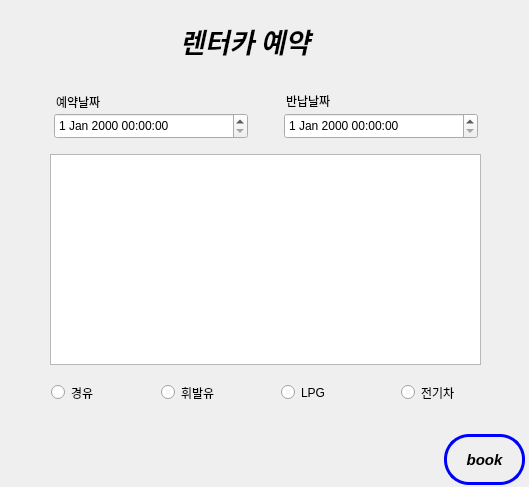
<?xml version="1.0" encoding="UTF-8"?>
<ui version="4.0">
 <class>reserv</class>
 <widget class="QDialog" name="reserv">
  <property name="geometry">
   <rect>
    <x>0</x>
    <y>0</y>
    <width>529</width>
    <height>487</height>
   </rect>
  </property>
  <property name="windowTitle">
   <string>Dialog</string>
  </property>
  <widget class="QLabel" name="label">
   <property name="geometry">
    <rect>
     <x>180</x>
     <y>0</y>
     <width>241</width>
     <height>81</height>
    </rect>
   </property>
   <property name="font">
    <font>
     <family>Ubuntu Condensed</family>
     <pointsize>20</pointsize>
     <weight>75</weight>
     <italic>true</italic>
     <bold>true</bold>
    </font>
   </property>
   <property name="text">
    <string>렌터카 예약</string>
   </property>
  </widget>
  <widget class="QTableWidget" name="carwidget">
   <property name="geometry">
    <rect>
     <x>50</x>
     <y>154</y>
     <width>431</width>
     <height>211</height>
    </rect>
   </property>
  </widget>
  <widget class="QDateTimeEdit" name="reserv_date">
   <property name="geometry">
    <rect>
     <x>54</x>
     <y>113</y>
     <width>194</width>
     <height>26</height>
    </rect>
   </property>
  </widget>
  <widget class="QDateTimeEdit" name="return_date">
   <property name="geometry">
    <rect>
     <x>284</x>
     <y>113</y>
     <width>194</width>
     <height>26</height>
    </rect>
   </property>
  </widget>
  <widget class="QRadioButton" name="oil1">
   <property name="geometry">
    <rect>
     <x>51</x>
     <y>381</y>
     <width>112</width>
     <height>23</height>
    </rect>
   </property>
   <property name="text">
    <string>경유</string>
   </property>
  </widget>
  <widget class="QRadioButton" name="oil2">
   <property name="geometry">
    <rect>
     <x>161</x>
     <y>381</y>
     <width>112</width>
     <height>23</height>
    </rect>
   </property>
   <property name="text">
    <string>휘발유</string>
   </property>
  </widget>
  <widget class="QRadioButton" name="oil3">
   <property name="geometry">
    <rect>
     <x>281</x>
     <y>381</y>
     <width>112</width>
     <height>23</height>
    </rect>
   </property>
   <property name="text">
    <string>LPG</string>
   </property>
  </widget>
  <widget class="QRadioButton" name="oil4">
   <property name="geometry">
    <rect>
     <x>401</x>
     <y>381</y>
     <width>112</width>
     <height>23</height>
    </rect>
   </property>
   <property name="text">
    <string>전기차</string>
   </property>
  </widget>
  <widget class="QLabel" name="label_2">
   <property name="geometry">
    <rect>
     <x>56</x>
     <y>93</y>
     <width>67</width>
     <height>17</height>
    </rect>
   </property>
   <property name="text">
    <string>예약날짜</string>
   </property>
  </widget>
  <widget class="QLabel" name="label_3">
   <property name="geometry">
    <rect>
     <x>286</x>
     <y>92</y>
     <width>67</width>
     <height>17</height>
    </rect>
   </property>
   <property name="text">
    <string>반납날짜</string>
   </property>
  </widget>
  <widget class="QPushButton" name="booking">
   <property name="geometry">
    <rect>
     <x>444</x>
     <y>434</y>
     <width>81</width>
     <height>51</height>
    </rect>
   </property>
   <property name="font">
    <font>
     <family>Ubuntu</family>
     <pointsize>11</pointsize>
     <weight>75</weight>
     <italic>true</italic>
     <bold>true</bold>
    </font>
   </property>
   <property name="styleSheet">
    <string notr="true">border :3px solid blue;
border-top-left-radius :25px;
border-top-right-radius : 25px; 
border-bottom-left-radius : 25px; 
border-bottom-right-radius : 25px</string>
   </property>
   <property name="text">
    <string>book</string>
   </property>
  </widget>
 </widget>
 <resources/>
 <connections/>
</ui>
